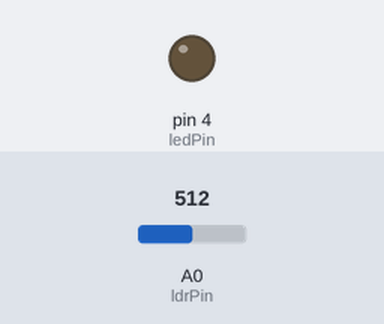
This sketch was run on a simulated Arduino Uno, built with avr-gcc and run on an emulated ATmega328P. Parts: output pins drawn as LEDs (lit = HIGH). Inputs (shaded band) come from the test bench; at power-on: A0 (ldrPin) = 512. What the sketch prints to the serial monitor is not drawn.

Above: at 1.2 s.
1.3 s: A0 (ldrPin) set to 483
At 2.4 s:
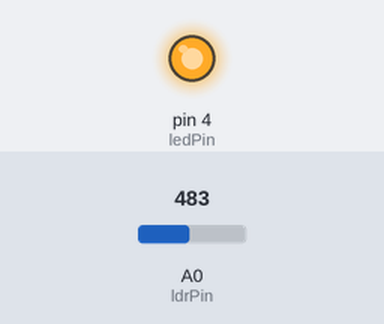
2.8 s: A0 (ldrPin) set to 510
At 3.6 s:
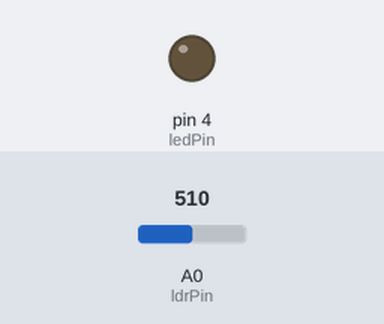
Timing chart, 0 to 5.8 s (numbered marks = the images above; inputs shaded):
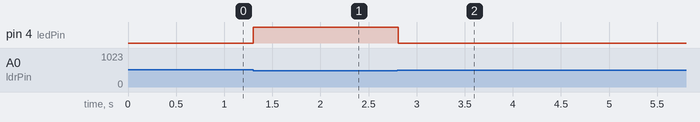

Measured:
- the behaviour switches between 501 and 500 on A0 (ldrPin) (found by bisection; images 0 and 1)
- after the input at 1.3 s, pin 4 (ledPin): LOW → HIGH at once
- after the input at 2.8 s, pin 4 (ledPin): HIGH → LOW at once

The sketch:

LDR.ino
```cpp
/*
 *  Arduino Projects By Manish4586
 *  Source Code : https://GitHub.com/Manish4586
 *  Telegram Contact : https://t.me/Manish4586
 *  Author : Manish4586 <manish.n.manish45@gmail.com>
 *  Status : Debugging
*/

const int ledPin = 4;
const int ldrPin = A0;

void setup() {
// Serial BPS debugging information via the Serial monitor
  Serial.begin(19200);
  pinMode(ledPin, OUTPUT);
  pinMode(ldrPin, INPUT);
}

void loop() {
  int ldrStatus = analogRead(ldrPin);
  if (ldrStatus <= 500) {
  digitalWrite(ledPin, HIGH);
  Serial.println(ldrStatus);
  Serial.print("LDR Status = ");
}
else
{
digitalWrite(ledPin, LOW);
Serial.println(ldrStatus);
    }
}
```
